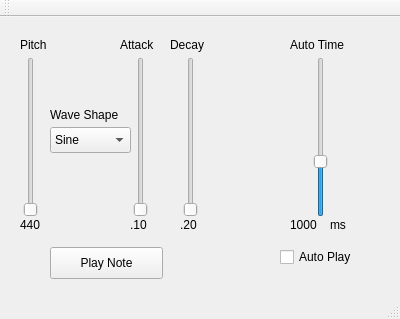
<?xml version="1.0" encoding="UTF-8"?>
<ui version="4.0">
 <class>MainWindow</class>
 <widget class="QMainWindow" name="MainWindow">
  <property name="geometry">
   <rect>
    <x>0</x>
    <y>0</y>
    <width>400</width>
    <height>319</height>
   </rect>
  </property>
  <property name="minimumSize">
   <size>
    <width>400</width>
    <height>319</height>
   </size>
  </property>
  <property name="maximumSize">
   <size>
    <width>400</width>
    <height>319</height>
   </size>
  </property>
  <property name="windowTitle">
   <string>Module</string>
  </property>
  <widget class="QWidget" name="centralWidget">
   <widget class="QPushButton" name="pbSinReset">
    <property name="geometry">
     <rect>
      <x>50</x>
      <y>230</y>
      <width>113</width>
      <height>32</height>
     </rect>
    </property>
    <property name="text">
     <string>Play Note</string>
    </property>
   </widget>
   <widget class="QSlider" name="vsPitch">
    <property name="geometry">
     <rect>
      <x>20</x>
      <y>40</y>
      <width>22</width>
      <height>160</height>
     </rect>
    </property>
    <property name="minimum">
     <number>20</number>
    </property>
    <property name="maximum">
     <number>1000</number>
    </property>
    <property name="orientation">
     <enum>Qt::Vertical</enum>
    </property>
   </widget>
   <widget class="QSlider" name="vsAttack">
    <property name="geometry">
     <rect>
      <x>130</x>
      <y>40</y>
      <width>22</width>
      <height>160</height>
     </rect>
    </property>
    <property name="minimum">
     <number>1</number>
    </property>
    <property name="maximum">
     <number>500</number>
    </property>
    <property name="orientation">
     <enum>Qt::Vertical</enum>
    </property>
   </widget>
   <widget class="QSlider" name="vsDecay">
    <property name="geometry">
     <rect>
      <x>180</x>
      <y>40</y>
      <width>22</width>
      <height>160</height>
     </rect>
    </property>
    <property name="minimum">
     <number>1</number>
    </property>
    <property name="maximum">
     <number>500</number>
    </property>
    <property name="orientation">
     <enum>Qt::Vertical</enum>
    </property>
   </widget>
   <widget class="QLabel" name="label">
    <property name="geometry">
     <rect>
      <x>20</x>
      <y>20</y>
      <width>61</width>
      <height>16</height>
     </rect>
    </property>
    <property name="text">
     <string>Pitch</string>
    </property>
   </widget>
   <widget class="QLabel" name="label_2">
    <property name="geometry">
     <rect>
      <x>120</x>
      <y>20</y>
      <width>61</width>
      <height>16</height>
     </rect>
    </property>
    <property name="text">
     <string>Attack</string>
    </property>
   </widget>
   <widget class="QLabel" name="label_3">
    <property name="geometry">
     <rect>
      <x>170</x>
      <y>20</y>
      <width>61</width>
      <height>16</height>
     </rect>
    </property>
    <property name="text">
     <string>Decay</string>
    </property>
   </widget>
   <widget class="QLabel" name="lbPitch">
    <property name="geometry">
     <rect>
      <x>20</x>
      <y>200</y>
      <width>61</width>
      <height>16</height>
     </rect>
    </property>
    <property name="text">
     <string>440</string>
    </property>
   </widget>
   <widget class="QLabel" name="lbAttack">
    <property name="geometry">
     <rect>
      <x>130</x>
      <y>200</y>
      <width>61</width>
      <height>16</height>
     </rect>
    </property>
    <property name="text">
     <string>.10</string>
    </property>
   </widget>
   <widget class="QLabel" name="lbDecay">
    <property name="geometry">
     <rect>
      <x>180</x>
      <y>200</y>
      <width>61</width>
      <height>16</height>
     </rect>
    </property>
    <property name="text">
     <string>.20</string>
    </property>
   </widget>
   <widget class="QComboBox" name="cbWave">
    <property name="geometry">
     <rect>
      <x>50</x>
      <y>110</y>
      <width>81</width>
      <height>26</height>
     </rect>
    </property>
    <item>
     <property name="text">
      <string>Sine</string>
     </property>
    </item>
    <item>
     <property name="text">
      <string>Square</string>
     </property>
    </item>
    <item>
     <property name="text">
      <string>Saw</string>
     </property>
    </item>
    <item>
     <property name="text">
      <string>Tri</string>
     </property>
    </item>
   </widget>
   <widget class="QSlider" name="vsTime">
    <property name="geometry">
     <rect>
      <x>310</x>
      <y>40</y>
      <width>22</width>
      <height>160</height>
     </rect>
    </property>
    <property name="minimum">
     <number>1</number>
    </property>
    <property name="maximum">
     <number>3000</number>
    </property>
    <property name="sliderPosition">
     <number>1000</number>
    </property>
    <property name="orientation">
     <enum>Qt::Vertical</enum>
    </property>
   </widget>
   <widget class="QLabel" name="label_4">
    <property name="geometry">
     <rect>
      <x>290</x>
      <y>20</y>
      <width>81</width>
      <height>16</height>
     </rect>
    </property>
    <property name="text">
     <string>Auto Time</string>
    </property>
   </widget>
   <widget class="QLabel" name="lbAutoTime">
    <property name="geometry">
     <rect>
      <x>290</x>
      <y>200</y>
      <width>41</width>
      <height>16</height>
     </rect>
    </property>
    <property name="text">
     <string>1000</string>
    </property>
   </widget>
   <widget class="QLabel" name="lbAutoTime_2">
    <property name="geometry">
     <rect>
      <x>330</x>
      <y>200</y>
      <width>41</width>
      <height>16</height>
     </rect>
    </property>
    <property name="text">
     <string>ms</string>
    </property>
   </widget>
   <widget class="QCheckBox" name="cbAutoPlay">
    <property name="geometry">
     <rect>
      <x>280</x>
      <y>230</y>
      <width>87</width>
      <height>20</height>
     </rect>
    </property>
    <property name="text">
     <string>Auto Play</string>
    </property>
   </widget>
   <widget class="QLabel" name="label_5">
    <property name="geometry">
     <rect>
      <x>50</x>
      <y>90</y>
      <width>81</width>
      <height>16</height>
     </rect>
    </property>
    <property name="text">
     <string>Wave Shape</string>
    </property>
   </widget>
  </widget>
  <widget class="QMenuBar" name="menuBar">
   <property name="geometry">
    <rect>
     <x>0</x>
     <y>0</y>
     <width>400</width>
     <height>22</height>
    </rect>
   </property>
  </widget>
  <widget class="QToolBar" name="mainToolBar">
   <attribute name="toolBarArea">
    <enum>TopToolBarArea</enum>
   </attribute>
   <attribute name="toolBarBreak">
    <bool>false</bool>
   </attribute>
  </widget>
  <widget class="QStatusBar" name="statusBar"/>
 </widget>
 <layoutdefault spacing="6" margin="11"/>
 <resources/>
 <connections/>
</ui>
